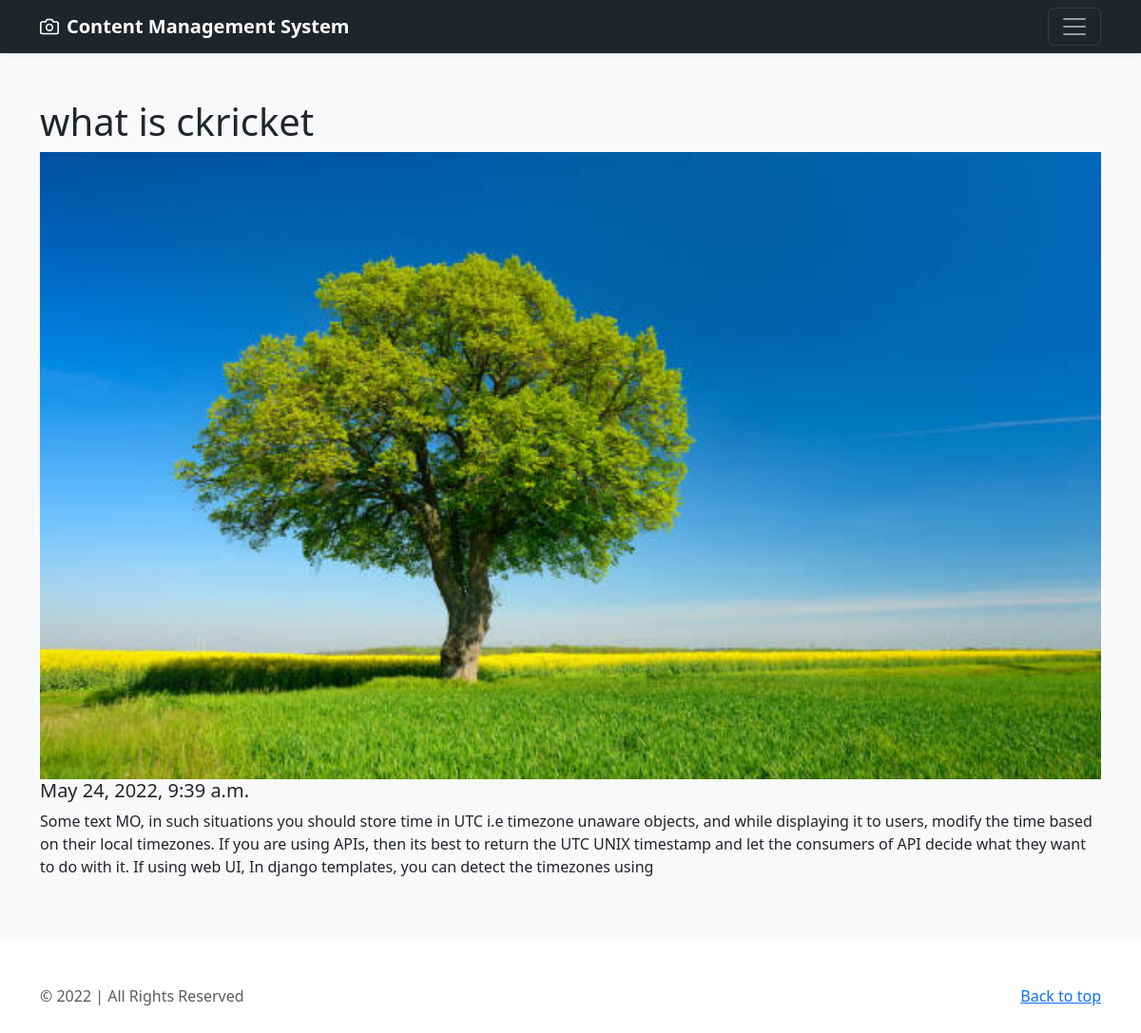
/post/1, run on the app's committed database.
### blog/models.py (models this page shows, shortened)
class Post(models.Model):
    title = models.CharField(max_length=50)
    content = models.TextField()
    published_date = models.DateTimeField(default=timezone.now())
    image = models.ImageField(upload_to="posts/", default="posts/default.png")

### blog/views.py (the view)
# urls.py: path('post/<int:pk>', post, name="post"),
def post(request, pk):
    post = Post.objects.get(pk=pk)
    return render(request, "blog/post.html", {'post': post})

### blog/templates/blog/post.html (shortened to what this page needs)
{% extends 'base.html' %}
{% block content %}
 <div class="album py-5 bg-light">
    <div class="container">
      <div class="row row-cols-1  g-3">
<div class="col">
<h1>{{post.title}}</h1>
              <img src="{{ post.image.url }}" width="100%" >
              <h5>{{ post.published_date }}</h5>
              <p>{{ post.content }}</p>
</div>
      </div>
    </div>
 </div>
{% endblock %}

### data on the page
Post: title "what is ckricket", image (picture), published_date "May 24, 2022, 9:39 a.m.", content "Some text MO, in such situations you should store time in UTC i.e timezone unaware objects, and while displaying it to users, modify the time based on their local timezones. If you are using APIs, then its best to return the UTC UNIX timestamp and let the consumers of API decide what they want to do with it. If using web UI, In django templates, you can detect the timezones using"
